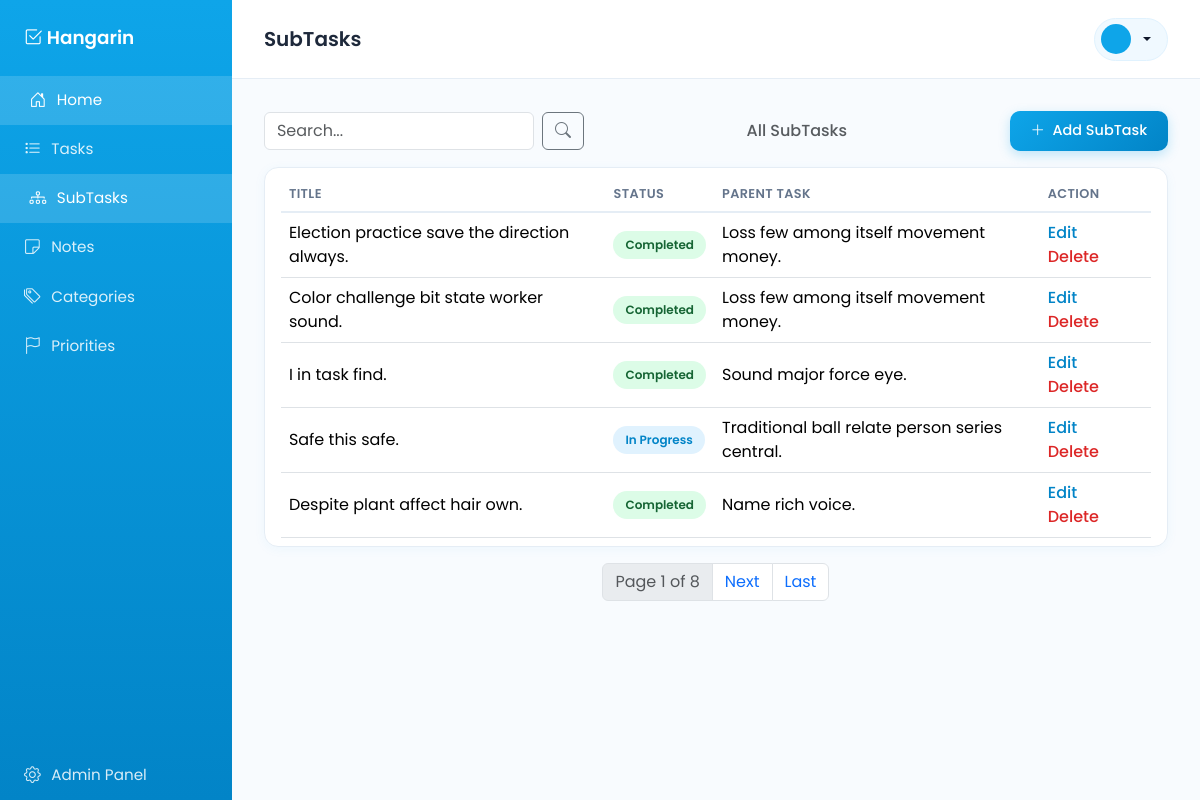
Before: /subtasks/ with the older database file.
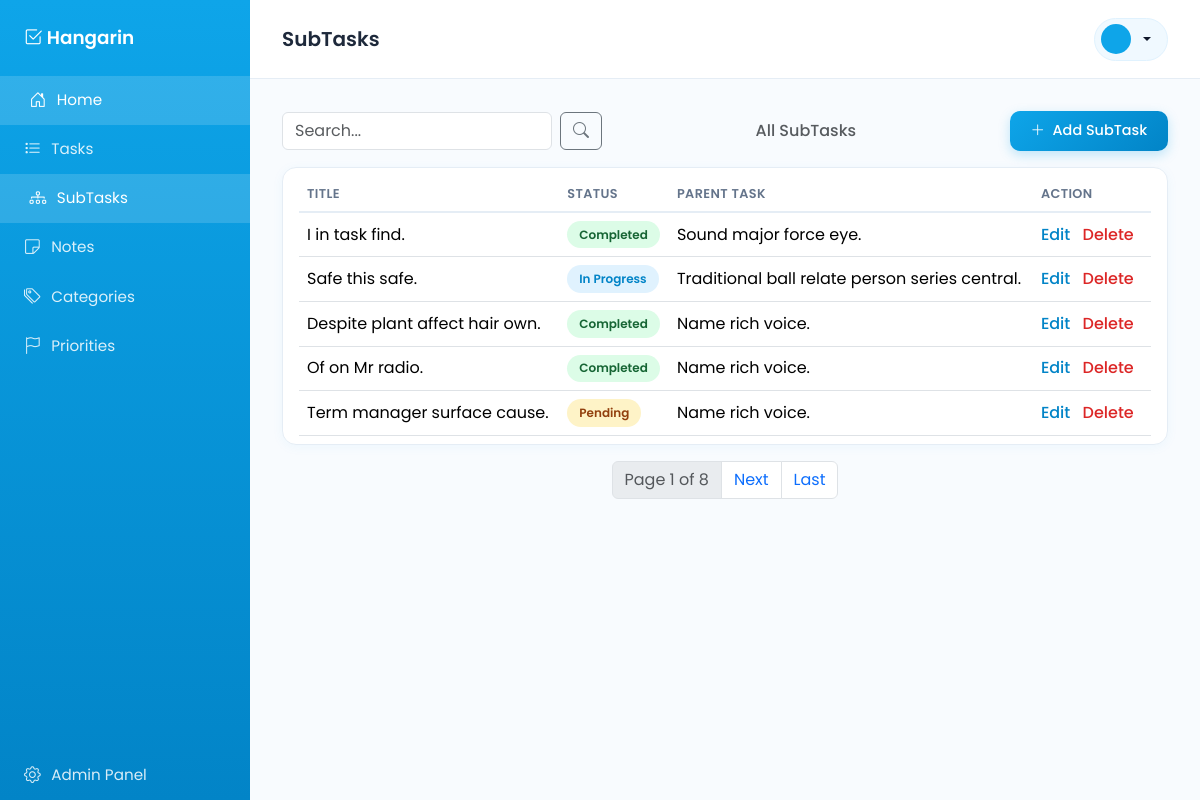
After: the same page with the newer database file.
### Tasks/models.py (models this page shows, shortened)
class BaseModel(models.Model):
    created_at = models.DateTimeField(auto_now_add=True)
    updated_at = models.DateTimeField(auto_now=True)
    class Meta:
        abstract = True

class SubTask(BaseModel):
    STATUS_CHOICES = [
        ("Pending", "Pending"),
        ("In Progress", "In Progress"),
        ("Completed", "Completed"),
    ]
    parent_task = models.ForeignKey(Task, on_delete=models.CASCADE, related_name="subtasks")
    title = models.CharField(max_length=255)
    status = models.CharField(max_length=50, choices=STATUS_CHOICES, default="Pending")

class Task(BaseModel):
    STATUS_CHOICES = [
        ("Pending", "Pending"),
        ("In Progress", "In Progress"),
        ("Completed", "Completed"),
    ]
    title = models.CharField(max_length=255)
    description = models.TextField()
    deadline = models.DateTimeField()
    status = models.CharField(max_length=50, choices=STATUS_CHOICES, default="Pending")
    category = models.ForeignKey(Category, on_delete=models.CASCADE)
    priority = models.ForeignKey(Priority, on_delete=models.CASCADE)

### Tasks/views.py (the view)
# urls.py: path('subtasks/', SubTaskListView.as_view(), name='subtask-list'),
class SubTaskListView(ListView):
    model = SubTask
    template_name = "Tasks/subtask_list.html"
    context_object_name = "subtasks"
    paginate_by = 5
    def get_queryset(self):
        qs = super().get_queryset()
        query = self.request.GET.get('q')
        if query:
            qs = qs.filter(Q(title__icontains=query))
        return qs

### Tasks/templates/Tasks/subtask_list.html (shortened to what this page needs)
{% extends "base.html" %}
{% block page_title %}SubTasks{% endblock %}
{% block content %}
<div class="d-flex justify-content-between align-items-center mb-3">
    <form method="get" class="d-flex" style="max-width: 320px;">
    <input type="text" name="q" class="form-control me-2" placeholder="Search..." value="{{ request.GET.q }}">
    <button type="submit" class="btn btn-outline-secondary"><i class="bi bi-search"></i></button>
</form>
    <h6 class="mb-0 text-muted">All SubTasks</h6>
    <a href="{% url 'subtask-add' %}" class="btn btn-primary-sky">
        <i class="bi bi-plus-lg me-1"></i> Add SubTask
    </a>
</div>
<div class="card-panel">
    <table class="table table-hover align-middle mb-0">
        <thead>
            <tr>
                <th>Title</th>
                <th>Status</th>
                <th>Parent Task</th>
                <th>Action</th>
            </tr>
        </thead>
        <tbody>
            {% for subtask in subtasks %}
            <tr>
                <td>{{ subtask.title }}</td>
                <td>
                    {% if subtask.status == "Pending" %}
                        <span class="badge-pill badge-pending">Pending</span>
                    {% elif subtask.status == "In Progress" %}
                        <span class="badge-pill badge-progress">In Progress</span>
                    {% else %}
                        <span class="badge-pill badge-completed">Completed</span>
                    {% endif %}
                </td>
                <td>{{ subtask.parent_task.title }}</td>
                <td>
                    <a href="{% url 'subtask-update' subtask.pk %}" class="action-link">Edit</a>
                    <a href="{% url 'subtask-delete' subtask.pk %}" class="action-link text-danger">Delete</a>
                </td>
            </tr>
            {% empty %}
            <tr><td colspan="4" class="text-center text-muted py-4">No subtasks yet.</td></tr>
            {% endfor %}
        </tbody>
    </table>
</div>
{% include 'includes/pagination.html' %}
{% endblock %}

Changed rows visible on the page:
removed SubTask: title "Election practice save the direction always.", status "Completed", parent_task "Loss few among itself movement money."
removed SubTask: title "Color challenge bit state worker sound.", status "Completed", parent_task "Loss few among itself movement money."
now on this page (row unchanged): SubTask: title "Of on Mr radio.", status "Completed", parent_task "Name rich voice."
now on this page (row unchanged): SubTask: title "Term manager surface cause.", status "Pending", parent_task "Name rich voice."
